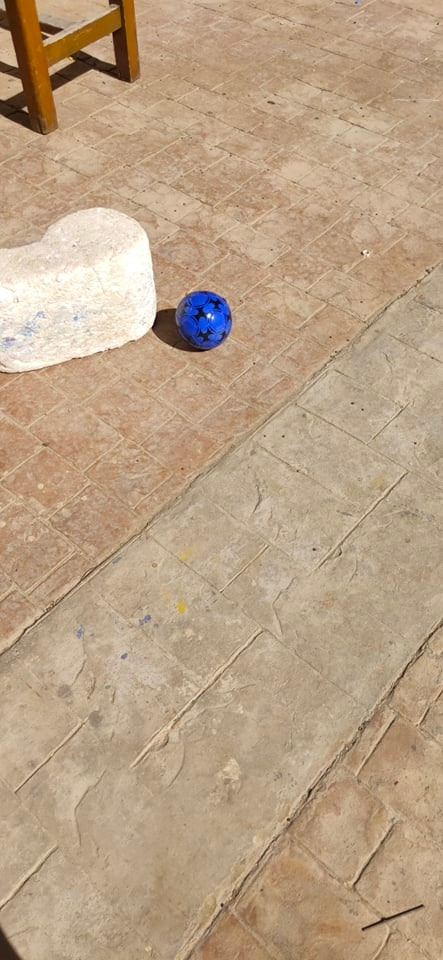
#> input picture 1. Classical View/images/b_000.jpg, 443 x 960 px, found by its file name; its folder holds only this picture in this run
$ python main.py
#> lines starting #> are read from the running program, lines starting #| are printed output that depends on the picture; after the words box and inside, x2 and y2 are one past the last pixel; in counts of white or black regions, pixels touching at a corner belong together
### 1. Classical View/Detector.py
import cv2
import numpy as np

class BallDetector:
    def __init__(self, image_path):
        self.image_path = image_path
        self.image = cv2.imread(image_path)
        self.hsv = cv2.cvtColor(self.image, cv2.COLOR_BGR2HSV)

    def detect_balls(self):
        # Define the lower and upper bounds of the blue color in HSV
        lower_blue = np.array([110, 50, 50])
        upper_blue = np.array([130, 255, 255])

        # Define the lower and upper bounds of the red color in HSV
        lower_red1 = np.array([0, 50, 50])
        upper_red1 = np.array([10, 255, 255])
        lower_red2 = np.array([160, 50, 50])
        upper_red2 = np.array([180, 255, 255])

        # Create masks for blue and red colors
        blue_mask = cv2.inRange(self.hsv, lower_blue, upper_blue)
        red_mask1 = cv2.inRange(self.hsv, lower_red1, upper_red1)
        red_mask2 = cv2.inRange(self.hsv, lower_red2, upper_red2)
        red_mask = cv2.bitwise_or(red_mask1, red_mask2)

        # Apply Gaussian Blur to the masks
        blurred_blue_mask = cv2.GaussianBlur(blue_mask, (9, 9), 2)
        blurred_red_mask = cv2.GaussianBlur(red_mask, (9, 9), 2)

        # Detect Circles for Blue Balls
        blue_circles = cv2.HoughCircles(
            blurred_blue_mask,
            cv2.HOUGH_GRADIENT,
            dp=1,
            minDist=200,
            param1=80,
            param2=22.4,
            minRadius=10,
            maxRadius=200
        )

        # Detect Circles for Red Balls
        red_circles = cv2.HoughCircles(
            blurred_red_mask,
            cv2.HOUGH_GRADIENT,
            dp=1,
            minDist=200,
            param1=470,
            param2=23.4,
            minRadius=19,
            maxRadius=150
        )

        largest_red_circle = None
        largest_blue_circle = None

        # Initialize variables to track smallest and largest radii
        min_red_radius = float('inf')
        max_blue_radius = 0

        # Detect the smallest red and largest blue circles
        if blue_circles is not None:
            blue_circles = np.uint16(np.around(blue_circles))
            for circle in blue_circles[0, :]:
                center = (circle[0], circle[1])
                radius = circle[2]
                if radius > max_blue_radius:
                    max_blue_radius = radius
                    largest_blue_circle = (center, radius)

        if red_circles is not None:
            red_circles = np.uint16(np.around(red_circles))
            for circle in red_circles[0, :]:
                center = (circle[0], circle[1])
                radius = circle[2]
                if radius < min_red_radius:
                    min_red_radius = radius
                    largest_red_circle = (center, radius)

        # Draw the largest red and blue circles on the original image
        if largest_red_circle is not None:
            center, radius = largest_red_circle
            cv2.circle(self.image, center, radius, (255, 0, 0), 2)

        if largest_blue_circle is not None:
            center, radius = largest_blue_circle
            cv2.circle(self.image, center, radius, (0, 0, 255), 2)

    # [4 lines left out: function display_result, not called in this run]

    def save_result(self, output_path):
        cv2.imwrite(output_path, self.image)

### 1. Classical View/main.py
import os
from Detector import BallDetector

if __name__ == "__main__":
    # Specify the folder path where your images are located and get stored
    location_folder = '1. Classical View/images/'
    store_folder = '1. Classical View/Detected_images/'

    # List all the image files in the folder
    image_files = [f for f in os.listdir(location_folder) if f.endswith('.jpg')]

    for image_name in image_files:
        location_path = os.path.join(location_folder, image_name)

        # Create a BallDetector instance for each image
        detector = BallDetector(location_path)
        detector.detect_balls()
        # detector.display_result() # Show the result
        store_path = os.path.join(store_folder, image_name)
        detector.save_result(store_path)  # Save the result
#> this loop made 1 pass
#> blue_circles in detect_balls on pass 1: [[206, 318, 27]]
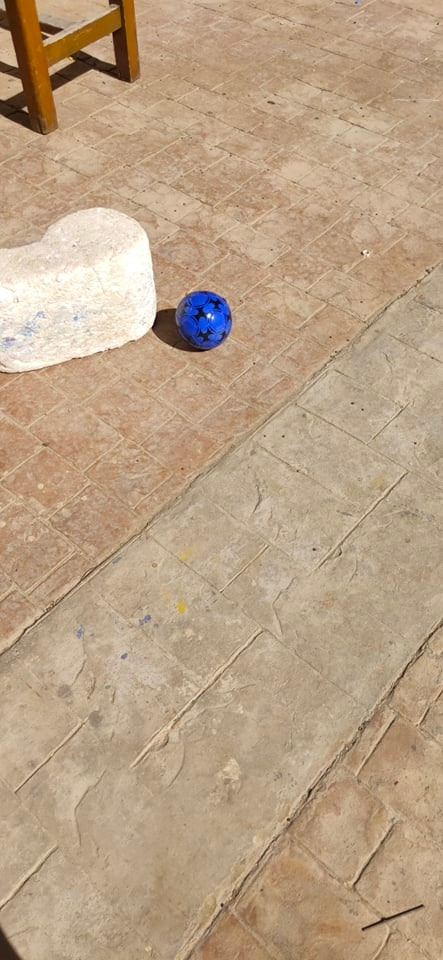
#> input picture 1. Classical View/images/b_000.jpg, 443 x 960 px, found by its file name
#> pass 1, in detect_balls, `blue_mask = cv2.inRange(self.hsv, lower_blue, upper_blue)`:
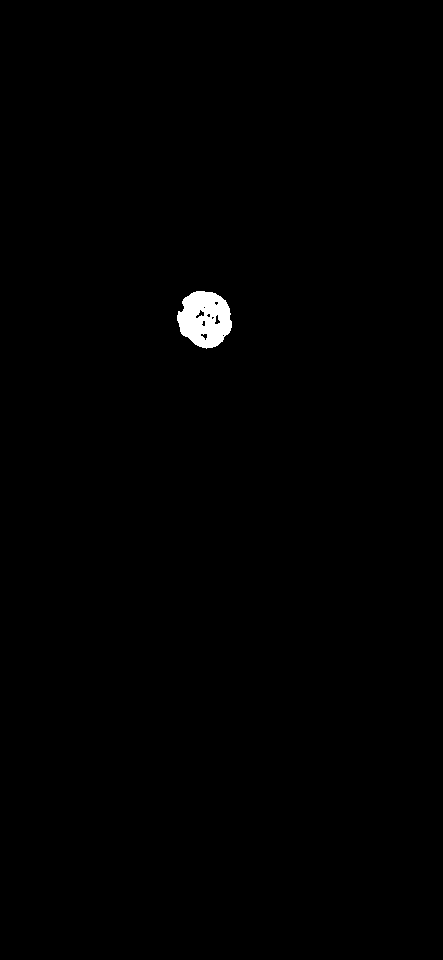
#> blue_mask: shape (960, 443); 0.54% white; 1 white region, box (x1, y1, x2, y2) and area: (177, 291, 232, 349) 2281
#> pass 1, in detect_balls, `red_mask1 = cv2.inRange(self.hsv, lower_red1, upper_red1)`:
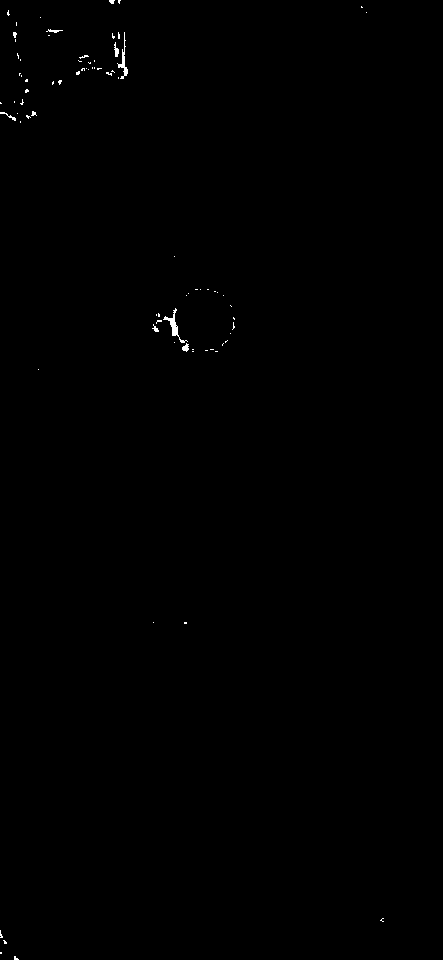
#> red_mask1: shape (960, 443); 0.2% white in thin lines or dots, all inside (x1, y1, x2, y2) = (0, 0, 384, 960)
#> pass 1, in detect_balls, `red_mask2 = cv2.inRange(self.hsv, lower_red2, upper_red2)`:
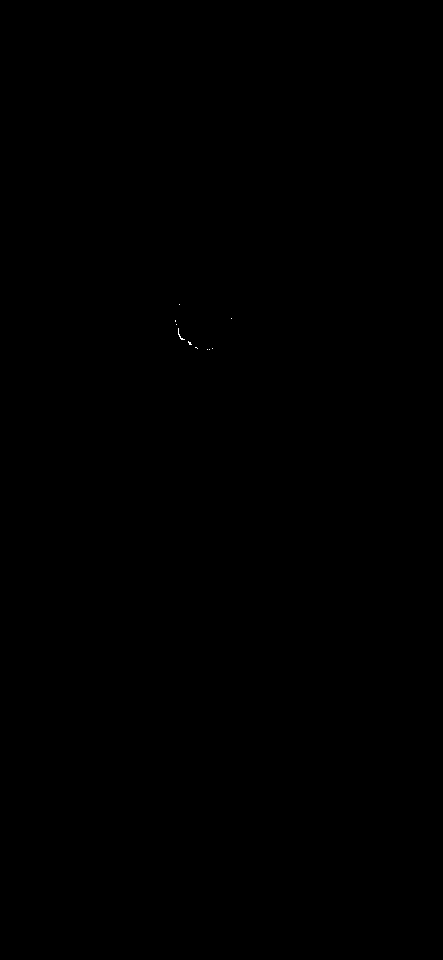
#> red_mask2: shape (960, 443); 0.01% white in thin lines or dots, all inside (x1, y1, x2, y2) = (175, 304, 232, 350)

$ run again, on 1. Classical View/images/b_004.jpg
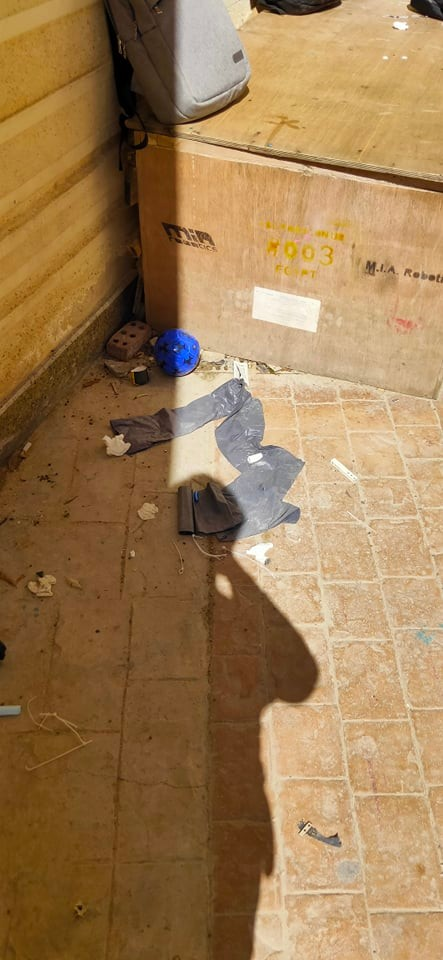
#> input picture 1. Classical View/images/b_004.jpg, 443 x 960 px, found by its file name
#> the loop `for image_name in image_files:` made 1 pass
#> blue_circles in detect_balls on pass 1: [[176, 352, 23]]
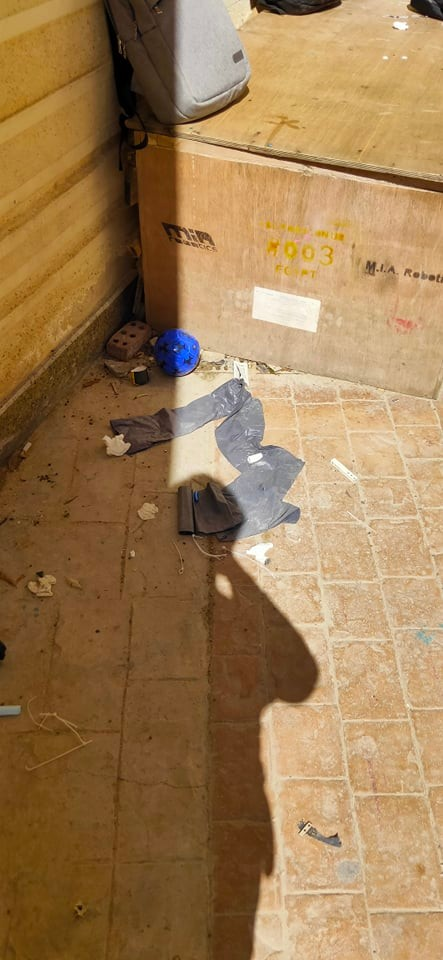
#> input picture 1. Classical View/images/b_004.jpg, 443 x 960 px, found by its file name
#> pass 1, in detect_balls, `red_mask1 = cv2.inRange(self.hsv, lower_red1, upper_red1)`:
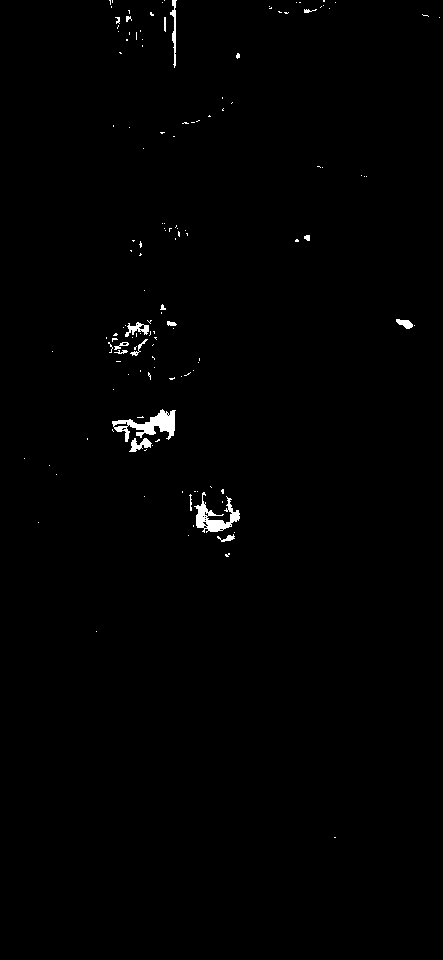
#> red_mask1: shape (960, 443); 0.71% white; 137 white regions (119 under 20 px), largest, box (x1, y1, x2, y2) and area: (112, 409, 176, 442) 853, (194, 492, 240, 533) 692, (170, 0, 177, 68) 185
